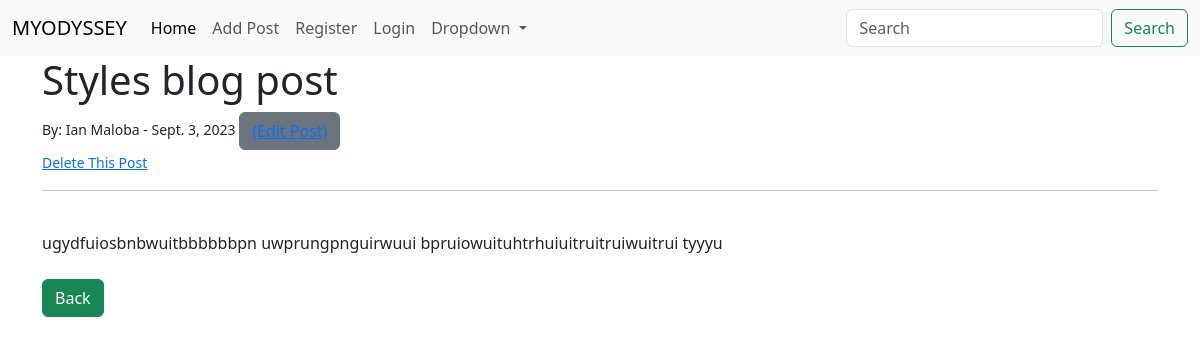
/article/7, run on the app's committed database.
### blog/models.py (models this page shows, shortened)
class Post(models.Model):
    title = models.CharField(max_length=255)
    author = models.ForeignKey(User, on_delete=models.CASCADE)
    body = models.TextField()
    post_date = models.DateField(auto_now_add=True)

### blog/views.py (the view)
# urls.py: path('article/<int:pk>', ArticleDetailView.as_view(), name="article-detail"),
class ArticleDetailView(DetailView):
    model = Post
    template_name  = "article_detail.html"

### blog/templates/article_detail.html (shortened to what this page needs)
{% extends 'base.html' %}
{% block content %}
<h1>{{ post.title }}</h1>
<small>By: {{ post.author.first_name }} {{ post.author.last_name }} - {{ post.post_date }}
    <button class="btn btn-secondary"><a href="{% url 'update_post' post.pk %}">(Edit Post)</a></button>
</small>
<br>
<small><a href="{% url 'delete_post' post.pk %}">Delete This Post</a></small>
<hr>
<br>
{{ post.body }}
<br><br>
<a href="{% url 'home' %}" class="btn btn-success">Back</a>
{% endblock %}

### data on the page
Post: title "Styles blog post", author.first_name "Ian", author.last_name "Maloba", post_date "Sept. 3, 2023", body "ugydfuiosbnbwuitbbbbbbpn uwprungpnguirwuui bpruiowuituhtrhuiuitruitruiwuitrui tyyyu"
